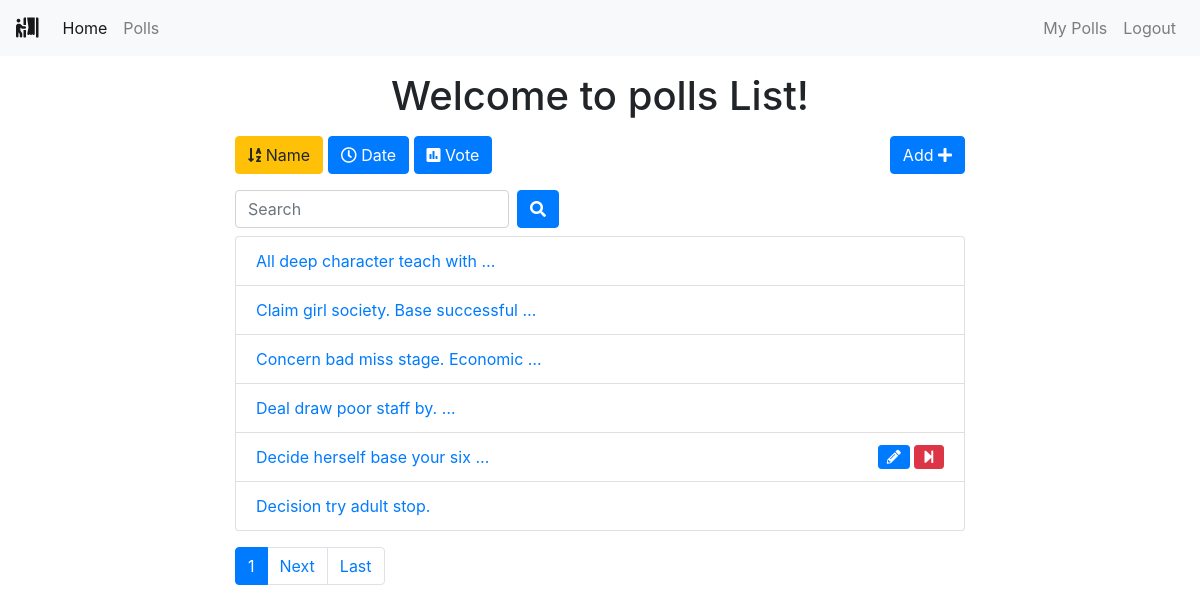
The page /polls/list/?name=True (signed in) on the database its author committed.
### polls/models.py (models this page shows, shortened)
class Poll(models.Model):
    owner = models.ForeignKey(User, on_delete=models.CASCADE)
    text = models.TextField()
    pub_date = models.DateTimeField(default=timezone.now)
    active = models.BooleanField(default=True)

### polls/views.py (the view)
# urls.py: path('list/', views.polls_list, name='list'),
@login_required()
def polls_list(request):
    all_polls = Poll.objects.all()
    search_term = ''
    if 'name' in request.GET:
        all_polls = all_polls.order_by('text')
    if 'date' in request.GET:
        all_polls = all_polls.order_by('pub_date')
    if 'vote' in request.GET:
        all_polls = all_polls.annotate(Count('vote')).order_by('vote__count')
    if 'search' in request.GET:
        search_term = request.GET['search']
        all_polls = all_polls.filter(text__icontains=search_term)
    paginator = Paginator(all_polls, 6)  # Show 6 contacts per page
    page = request.GET.get('page')
    polls = paginator.get_page(page)
    get_dict_copy = request.GET.copy()
    params = get_dict_copy.pop('page', True) and get_dict_copy.urlencode()
    print(params)
    context = {
        'polls': polls,
        'params': params,
        'search_term': search_term,
    }
    return render(request, 'polls/polls_list.html', context)

### polls/templates/polls/polls_list.html (shortened to what this page needs)
{% extends 'base.html' %}
{% block content %}
<div class="container">
    <div class="row">
        <div class="col-md-8 offset-sm-2">
            <h1 class="text-center mt-3 mb-3">Welcome to polls List!</h1>
            <a class="btn btn-{% if 'name' in request.GET %}warning{% else %}primary{% endif %} mb-3" href="?name=True"
                role="button"><i class="fas fa-sort-alpha-down"></i>
                Name</a>
            <a class="btn btn-{% if 'date' in request.GET %}warning{% else %}primary{% endif %} mb-3" href="?date=True"
                role="button"><i class="far fa-clock"></i> Date</a>
            <a class="btn btn-{% if 'vote' in request.GET %}warning{% else %}primary{% endif %} mb-3" href="?vote=True"
                role="button"><i class="fas fa-poll"></i> Vote</a>
            <a class="btn btn-primary mb-3 float-right" href="{% url 'polls:add' %}" role="button">Add <i class="fas fa-plus"></i></a>
            <form class="form-inline">
                <div class="form-group mr-sm-2 mb-2">
                    <input type="search" class="form-control" name="search" placeholder="Search" value={{ search_term }}>
                </div>
                <button type="submit" class="btn btn-primary mb-2"><i class="fas fa-search"></i></button>
            </form>
            <ul class="list-group">
                {% for poll in polls %}
                <li class="list-group-item"><a href="{% url 'polls:detail' poll.id %}">{{ poll.text|truncatewords:5 }}
                    </a>
                    {% if request.user == poll.owner %}
                    {% if poll.active %}
                    <a href="{% url 'polls:end_poll' poll.id %}" data-toggle="tooltip" data-placement="top" title="End Poll"
                        onclick="return confirm('Are you sure ?')"><i class="fas fa-step-forward float-right btn btn-danger btn-sm"></i></a>
                    {% endif %}
                    <a href="{% url 'polls:edit' poll.id %}" class="mr-3" data-toggle="tooltip" data-placement="top"
                        title="Edit Poll"><i class="fas fa-pencil-alt float-right btn btn-primary btn-sm mr-1"></i></a>
                    {% endif %}
                </li>
                {% endfor %}
            </ul>
            <nav class="mt-3">
                <ul class="pagination">
                    <li class="page-item active"><a class="page-link" href="">{{ polls.number }}</a></li>
                    {% if polls.has_next %}
                    <li class="page-item"><a class="page-link" href="?page={{ polls.next_page_number }}&{{ params }}">Next</a></li>
                    <li class="page-item"><a class="page-link" href="?page={{ polls.paginator.num_pages }}&{{ params }}">Last</a></li>
                    {% endif %}
                </ul>
            </nav>
        </div>
    </div>
</div>
{% endblock content %}

### rows shown on the page
Poll: text "All deep character teach with …"
Poll: text "Claim girl society. Base successful …"
Poll: text "Concern bad miss stage. Economic …"
Poll: text "Deal draw poor staff by. …"
Poll: text "Decide herself base your six …", active True (drawn)
Poll: text "Decision try adult stop."

### other values the page prints
{{ polls.number }} "1"
